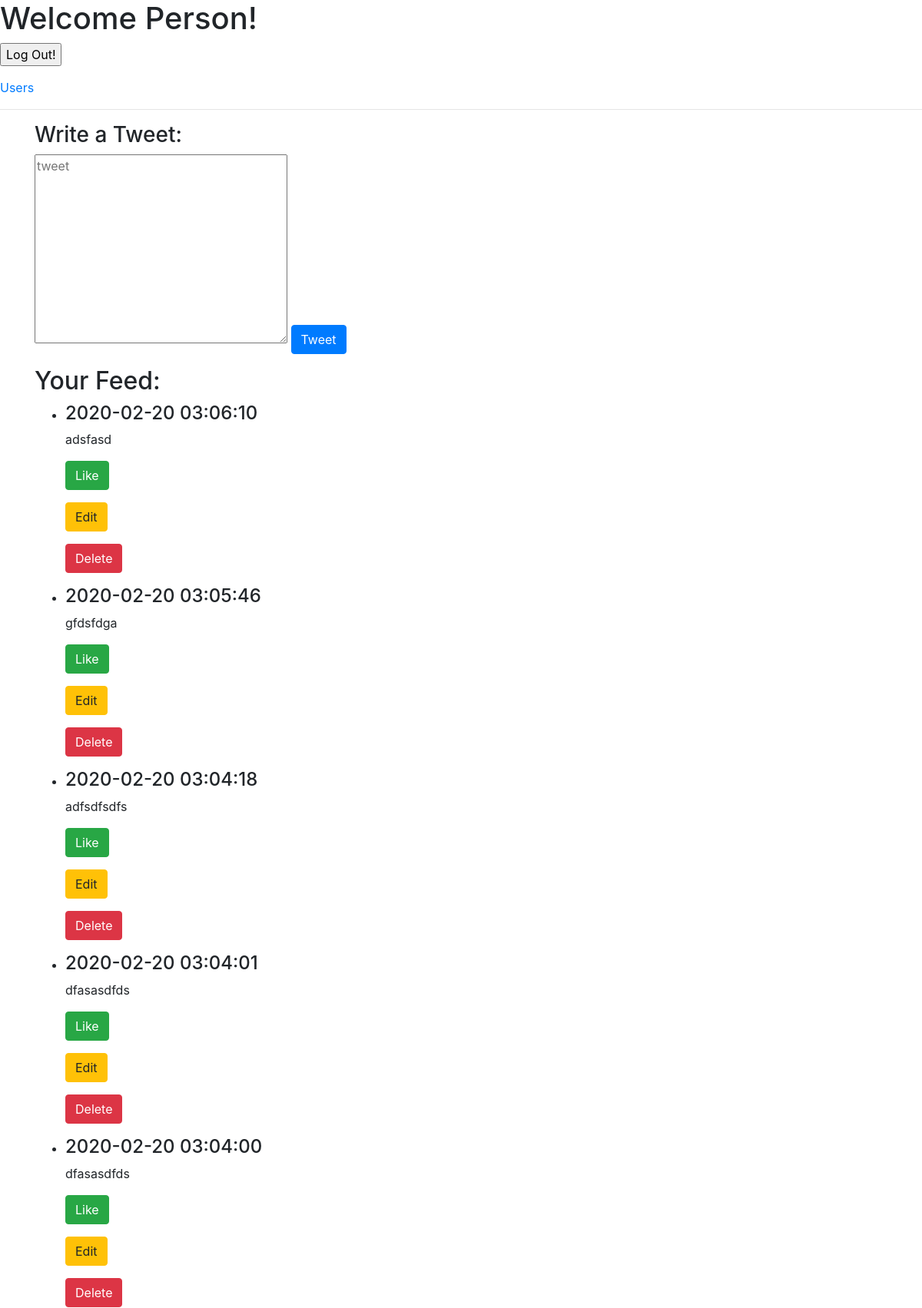
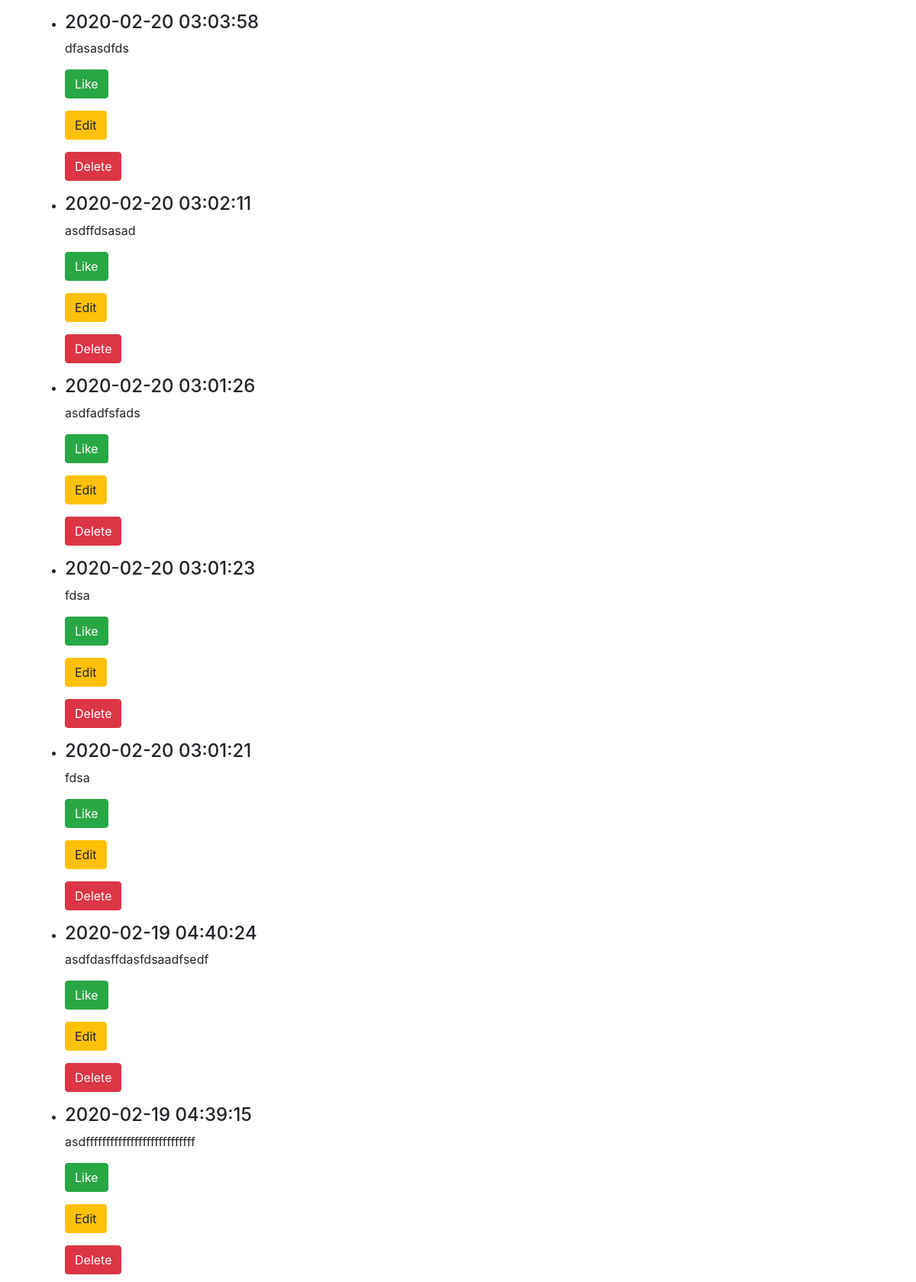
The page /dashboard (signed in, upper part) on the database its author committed (2 pictures, top to bottom).
### app.py (models this page shows)
class Tweets(db.Model):
    __tablename__ = "Tweets"    # optional
    id = db.Column(db.Integer, primary_key=True)
    tweet = db.Column(db.String(255))
    user_id = db.Column(db.Integer, db.ForeignKey("Users.id"), nullable=False)
    liker_id = db.relationship(Users, secondary=likes_table)
    created_at = db.Column(db.DateTime, server_default=func.now())    # notice the extra import statement above
    updated_at = db.Column(db.DateTime, server_default=func.now(), onupdate=func.now())

### app.py (the view)
@app.route('/dashboard', methods=['GET', 'POST'])
def dashboard():
    if not session['id']:
        return redirect('/')
    friendsList = list()
    tweetList = Tweets.query.all()
    usersList = Users.query.all()
    print('TWEETLIST =======__________________________________=====', tweetList)
    tweetTuple = ()
    friendsList.append(session['id'])
    friendsList.append(session['id'])
    for index in range(len(tweetList)):
        if tweetList[index].user_id == session['id']:
            friendsList.append(tweetList[index].user_id)
    for index in range(len(usersList)):
        if usersList[index].user_following == session['id']:
            friendsList.append(usersList[index].user_being_followed)
    if len(friendsList):
        tweetTuple = tuple(friendsList)
    else:
        tweetTuple = tuple()
    tweetList3 = list(tweetTuple)
    tweetList2 = Tweets.query.all()
    tweetListFinal = list()
    for idx in range(len(tweetList2)):
        print('tweet.user_id   323222222222222222222222222222222222222222222222', tweetList2[idx].user_id)
        if tweetList2[idx].user_id in tweetList3:
            print('++++++++++++++++++++++++++++++++++++++++++++++++++++++++++++++++++++++++++++++++++++++++++++ appending')
            tweetListFinal.append(tweetList2[idx])
    print('tweetList2   23222222222222222222222222222222222222222222222', tweetList2)
    print('tweetList3   23222222222222222222222222222222222222222222222', tweetList3)
    print('tweetListFinal   23222222222222222222222222222222222222222222222', tweetListFinal)
    likesNum = 55
    print('LIKESNUM=======55555555555555555555555555=====', likesNum)
    return render_template('welcome.html', tweetList = tweetListFinal, likesNum = likesNum)

### templates/welcome.html (shortened to what this page needs)
<!DOCTYPE html>
<html lang="en">
<head>
    <link rel="stylesheet" href="https://stackpath.bootstrapcdn.com/bootstrap/4.4.1/css/bootstrap.min.css">
    <link rel="stylesheet" type="text/css" href="{{ url_for('static', filename='css/style.css') }}">
</head>
<body>
    <h1>Welcome {{ session['user_id'] }}!</h1>
    <form class="form-group" action="/destroy" method="POST">
        <input type="submit" value="Log Out!">
    </form>
    <a href="/users">Users</a>
    <hr>
    <div class="wrapper container">
        <form class="form-group" action="/tweets/create" id="tweetForm" method="POST">
            <h3>Write a Tweet:</h3>
            <textarea id="tweet_text" name="tweet" cols="30" rows="10" placeholder="tweet"></textarea>
            <input id="submitTweet" class="btn btn-primary" type="submit" value="Tweet">
        </form>
        <h2>Your Feed:</h2>
        <ul>
            {% for tweet in tweetList|reverse %}
                <li>
                    <h4>{{tweet.created_at}}</h4>
                    <p>{{tweet['tweet']}}</p>
                    <form class="form-group" action="/tweets/{{tweet['id']}}/like" method="POST">
                        <input type="submit" value="Like" name='likeTweet' class="btn btn-success">
                    </form>
                    <form class="form-group" action="/tweets/{{tweet['id']}}/edit" method="POST">
                        <input type="submit" value="Edit" name='editTweet' class="btn btn-warning">
                    </form>
                    <form class="form-group" action="/tweets/{{tweet['id']}}/delete" method="POST">
                        <input type="submit" value="Delete" name='deleteTweet' class="btn btn-danger">
                    </form>
                </li>
            {% endfor %}
        </ul>
    </div>
</body>
</html>

### rows shown on the page
Tweets: created_at "2020-02-20 03:06:10", tweet "adsfasd"
Tweets: created_at "2020-02-20 03:05:46", tweet "gfdsfdga"
Tweets: created_at "2020-02-20 03:04:18", tweet "adfsdfsdfs"
Tweets: created_at "2020-02-20 03:04:01", tweet "dfasasdfds"
Tweets: created_at "2020-02-20 03:04:00", tweet "dfasasdfds"
Tweets: created_at "2020-02-20 03:03:58", tweet "dfasasdfds"
Tweets: created_at "2020-02-20 03:02:11", tweet "asdffdsasad"
Tweets: created_at "2020-02-20 03:01:26", tweet "asdfadfsfads"
Tweets: created_at "2020-02-20 03:01:23", tweet "fdsa"
Tweets: created_at "2020-02-20 03:01:21", tweet "fdsa"
Tweets: created_at "2020-02-19 04:40:24", tweet "asdfdasffdasfdsaadfsedf"
Tweets: created_at "2020-02-19 04:39:15", tweet "asdfffffffffffffffffffffffffff"

### other values the page prints
{{ session['user_id'] }} "Person"
